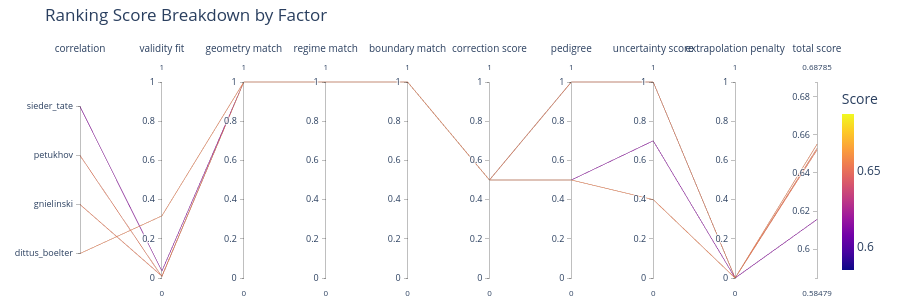

The code cell stored with this chart in its notebook:
### Markdown cell above
## Differentiator 2 — Deterministic Ranking

With multiple applicable methods, which one should the engineer trust most? htcie scores each method on **8 deterministic factors**:

| Factor | What it captures |
|---|---|
| **Validity fit** | How close is the operating point to the center of the correlation's valid range? Near the boundary → penalised. |
| **Geometry match** | Does the correlation geometry exactly match the problem, or is it being applied by analogy? |
| **Regime match** | Does the correlation target the actual flow regime (laminar / transitional / turbulent)? |
| **Boundary condition match** | Constant wall temperature vs. constant heat flux — some correlations are specific to one. |
| **Correction completeness** | Does the correlation include viscosity correction, entrance length effects, or other important physics? |
| **Pedigree** | How extensively was the correlation validated in the original literature? |
| **Literature uncertainty** | Correlations with lower declared uncertainty score higher. |
| **Extrapolation penalty** | If any input is outside the stated valid range, a penalty is applied. |

Every factor is a deterministic function of the state and the correlation metadata. The ranking is fully reproducible — the same inputs always give the same ranking. This is essential for **audit trails**: if a design is reviewed six months later, the engineer can reproduce the ranking exactly and explain every factor.

No hidden weights. No magic numbers.

### Code cell
# Print ranking table
print(f"{'Rank':<5} {'Method':<35} {'Score':>7}  Breakdown")
print("-" * 80)
for i, r in enumerate(report.ranking, 1):
    breakdown_str = ", ".join(f"{k}={v:.2f}" for k, v in r["breakdown"].items())
    print(f"{i:<5} {r['key']:<35} {r['score']:>7.3f}  {breakdown_str}")

# Parallel coordinates plot — each line is a method, each axis is a score factor
if report.ranking:
    factors = list(report.ranking[0]["breakdown"].keys())
    scores = [r["score"] for r in report.ranking]
    method_names = [r["key"].split(".")[-1] for r in report.ranking]
    n = len(report.ranking)

    # First axis: correlation name (numeric index with named ticks)
    name_dim = dict(
        label="correlation",
        values=list(range(n)),
        range=[-0.5, n - 0.5],
        tickvals=list(range(n)),
        ticktext=method_names,
    )
    factor_dims = [
        dict(
            label=factor.replace("_", " "),
            values=[r["breakdown"].get(factor, 0) for r in report.ranking],
            range=[0.0, 1.0],
        )
        for factor in factors
    ]
    score_dim = dict(
        label="total score",
        values=scores,
        range=[min(scores) * 0.95, max(scores) * 1.05],
    )

    fig = go.Figure(
        go.Parcoords(
            line=dict(
                color=scores,
                colorscale="plasma",
                showscale=True,
                colorbar=dict(title="Score", thickness=12),
                cmin=min(scores) * 0.95,
                cmax=max(scores) * 1.05,
            ),
            dimensions=[name_dim] + factor_dims + [score_dim],
            labelfont=dict(size=10),
            tickfont=dict(size=9),
            rangefont=dict(size=8),
        )
    )
    fig.update_layout(
        title=dict(text="Ranking Score Breakdown by Factor", y=0.97, yanchor="top"),
        height=300,
        margin=dict(l=80, r=80, t=80, b=20),
    )
    fig.show()

### Figure 1 — Plotly figure (JSON) as saved in the notebook; plotly's stock layout.template omitted (floating-point values rounded to 4 significant figures)
{"data": [{"dimensions": [{"label": "correlation", "range": [-0.5, 3.5], "ticktext": ["dittus_boelter", "gnielinski", "petukhov", "sieder_tate"], "tickvals": [0, 1, 2, 3], "values": [0, 1, 2, 3]}, {"label": "validity fit", "range": [0, 1], "values": [0.317, 0.00978, 0.006988, 0.03522]}, {"label": "geometry match", "range": [0, 1], "values": [1, 1, 1, 1]}, {"label": "regime match", "range": [0, 1], "values": [1, 1, 1, 1]}, {"label": "boundary match", "range": [0, 1], "values": [1, 1, 1, 1]}, {"label": "correction score", "range": [0, 1], "values": [0.5, 0.5, 0.5, 0.5]}, {"label": "pedigree", "range": [0, 1], "values": [0.5, 1, 1, 0.5]}, {"label": "uncertainty score", "range": [0, 1], "values": [0.4, 1, 1, 0.7]}, {"label": "extrapolation penalty", "range": [0, 1], "values": [0, 0, 0, 0]}, {"label": "total score", "range": [0.5848, 0.6878], "values": [0.6551, 0.6529, 0.6521, 0.6156]}], "labelfont": {"size": 10}, "line": {"cmax": 0.6878, "cmin": 0.5848, "color": [0.6551, 0.6529, 0.6521, 0.6156], "colorbar": {"thickness": 12, "title": {"text": "Score"}}, "colorscale": [[0, "#0d0887"], [0.1111, "#46039f"], [0.2222, "#7201a8"], [0.3333, "#9c179e"], [0.4444, "#bd3786"], [0.5556, "#d8576b"], [0.6667, "#ed7953"], [0.7778, "#fb9f3a"], [0.8889, "#fdca26"], [1, "#f0f921"]], "showscale": true}, "rangefont": {"size": 8}, "tickfont": {"size": 9}, "type": "parcoords"}], "layout": {"height": 300, "margin": {"b": 20, "l": 80, "r": 80, "t": 80}, "title": {"text": "Ranking Score Breakdown by Factor", "y": 0.97, "yanchor": "top"}}}
